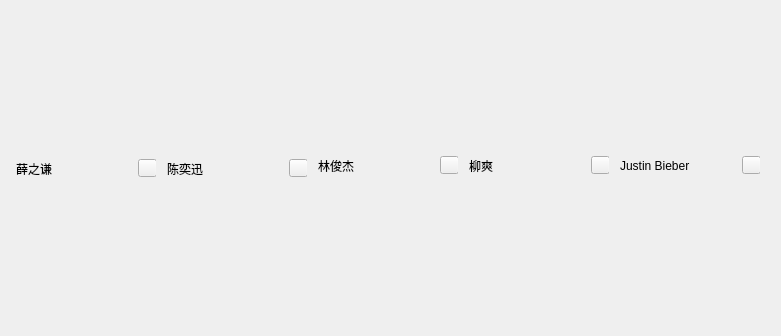
     <widget class="QWidget" name="gridLayoutWidget_2">
      <property name="geometry">
       <rect>
        <x>0</x>
        <y>160</y>
        <width>781</width>
        <height>316</height>
       </rect>
      </property>
      <layout class="QGridLayout" name="gridLayout_2">
       <property name="verticalSpacing">
        <number>2</number>
       </property>
       <item row="1" column="3">
        <widget class="QWidget" name="widgetSingerS4" native="true">
         <property name="minimumSize">
          <size>
           <width>0</width>
           <height>30</height>
          </size>
         </property>
         <property name="maximumSize">
          <size>
           <width>16777215</width>
           <height>30</height>
          </size>
         </property>
         <widget class="QWidget" name="layoutWidget_4">
          <property name="geometry">
           <rect>
            <x>0</x>
            <y>0</y>
            <width>141</width>
            <height>25</height>
           </rect>
          </property>
          <layout class="QHBoxLayout" name="horizontalLayout_17">
           <item>
            <widget class="QLabel" name="labSinger3">
             <property name="font">
              <font>
               <family>Microsoft YaHei UI</family>
              </font>
             </property>
             <property name="text">
              <string>柳爽</string>
             </property>
            </widget>
           </item>
           <item>
            <spacer name="horizontalSpacer_11">
             <property name="orientation">
              <enum>Qt::Horizontal</enum>
             </property>
             <property name="sizeHint" stdset="0">
              <size>
               <width>68</width>
               <height>20</height>
              </size>
             </property>
            </spacer>
           </item>
           <item>
            <widget class="QPushButton" name="ptnSinger3">
             <property name="maximumSize">
              <size>
               <width>19</width>
               <height>18</height>
              </size>
             </property>
             <property name="text">
              <string/>
             </property>
            </widget>
           </item>
          </layout>
         </widget>
        </widget>
       </item>
       <item row="1" column="4">
        <widget class="QWidget" name="widgetSingerS4_2" native="true">
         <property name="minimumSize">
          <size>
           <width>0</width>
           <height>30</height>
          </size>
         </property>
         <property name="maximumSize">
          <size>
           <width>16777215</width>
           <height>30</height>
          </size>
         </property>
         <widget class="QWidget" name="layoutWidget_5">
          <property name="geometry">
           <rect>
            <x>0</x>
            <y>0</y>
            <width>141</width>
            <height>25</height>
           </rect>
          </property>
          <layout class="QHBoxLayout" name="horizontalLayout_18">
           <item>
            <widget class="QLabel" name="labSinger4">
             <property name="font">
              <font>
               <family>Microsoft YaHei UI</family>
              </font>
             </property>
             <property name="text">
              <string>Justin Bieber</string>
             </property>
            </widget>
           </item>
           <item>
            <spacer name="horizontalSpacer_12">
             <property name="orientation">
              <enum>Qt::Horizontal</enum>
             </property>
             <property name="sizeHint" stdset="0">
              <size>
               <width>68</width>
               <height>20</height>
              </size>
             </property>
            </spacer>
           </item>
           <item>
            <widget class="QPushButton" name="ptnSinger4">
             <property name="maximumSize">
              <size>
               <width>19</width>
               <height>18</height>
              </size>
             </property>
             <property name="text">
              <string/>
             </property>
            </widget>
           </item>
          </layout>
         </widget>
        </widget>
       </item>
       <item row="1" column="2">
        <widget class="QWidget" name="widgetSingerS2" native="true">
         <property name="minimumSize">
          <size>
           <width>0</width>
           <height>30</height>
          </size>
         </property>
         <property name="maximumSize">
          <size>
           <width>16777215</width>
           <height>30</height>
          </size>
         </property>
         <widget class="QWidget" name="layoutWidget_3">
          <property name="geometry">
           <rect>
            <x>0</x>
            <y>0</y>
            <width>141</width>
            <height>25</height>
           </rect>
          </property>
          <layout class="QHBoxLayout" name="horizontalLayout_16">
           <item>
            <widget class="QLabel" name="labSinger2">
             <property name="font">
              <font>
               <family>Microsoft YaHei UI</family>
              </font>
             </property>
             <property name="text">
              <string>林俊杰</string>
             </property>
            </widget>
           </item>
           <item>
            <spacer name="horizontalSpacer_10">
             <property name="orientation">
              <enum>Qt::Horizontal</enum>
             </property>
             <property name="sizeHint" stdset="0">
              <size>
               <width>68</width>
               <height>20</height>
              </size>
             </property>
            </spacer>
           </item>
           <item>
            <widget class="QPushButton" name="ptnSinger2">
             <property name="maximumSize">
              <size>
               <width>19</width>
               <height>18</height>
              </size>
             </property>
             <property name="text">
              <string/>
             </property>
            </widget>
           </item>
          </layout>
         </widget>
        </widget>
       </item>
       <item row="0" column="4">
        <widget class="QWidget" name="widgetSinger4" native="true">
         <property name="minimumSize">
          <size>
           <width>140</width>
           <height>140</height>
          </size>
         </property>
         <property name="maximumSize">
          <size>
           <width>140</width>
           <height>140</height>
          </size>
         </property>
        </widget>
       </item>
       <item row="0" column="0">
        <widget class="QWidget" name="widgetSinger0" native="true">
         <property name="minimumSize">
          <size>
           <width>140</width>
           <height>140</height>
          </size>
         </property>
         <property name="maximumSize">
          <size>
           <width>140</width>
           <height>140</height>
          </size>
         </property>
        </widget>
       </item>
       <item row="0" column="1">
        <widget class="QWidget" name="widgetSinger1" native="true">
         <property name="minimumSize">
          <size>
           <width>140</width>
           <height>140</height>
          </size>
         </property>
         <property name="maximumSize">
          <size>
           <width>140</width>
           <height>140</height>
          </size>
         </property>
        </widget>
       </item>
       <item row="0" column="2">
        <widget class="QWidget" name="widgetSinger2" native="true">
         <property name="minimumSize">
          <size>
           <width>140</width>
           <height>140</height>
          </size>
         </property>
         <property name="maximumSize">
          <size>
           <width>140</width>
           <height>140</height>
          </size>
         </property>
        </widget>
       </item>
       <item row="0" column="3">
        <widget class="QWidget" name="widgetSinger3" native="true">
         <property name="minimumSize">
          <size>
           <width>140</width>
           <height>140</height>
          </size>
         </property>
         <property name="maximumSize">
          <size>
           <width>140</width>
           <height>140</height>
          </size>
         </property>
        </widget>
       </item>
       <item row="1" column="1">
        <widget class="QWidget" name="widgetSingerS1" native="true">
         <property name="minimumSize">
          <size>
           <width>0</width>
           <height>30</height>
          </size>
         </property>
         <property name="maximumSize">
          <size>
           <width>16777215</width>
           <height>30</height>
          </size>
         </property>
         <widget class="QWidget" name="layoutWidget_2">
          <property name="geometry">
           <rect>
            <x>0</x>
            <y>0</y>
            <width>141</width>
            <height>31</height>
           </rect>
          </property>
          <layout class="QHBoxLayout" name="horizontalLayout_15">
           <item>
            <widget class="QLabel" name="labSinger1">
             <property name="font">
              <font>
               <family>Microsoft YaHei UI</family>
              </font>
             </property>
             <property name="text">
              <string>陈奕迅</string>
             </property>
            </widget>
           </item>
           <item>
            <spacer name="horizontalSpacer_9">
             <property name="orientation">
              <enum>Qt::Horizontal</enum>
             </property>
             <property name="sizeHint" stdset="0">
              <size>
               <width>68</width>
               <height>20</height>
              </size>
             </property>
            </spacer>
           </item>
           <item>
            <widget class="QPushButton" name="ptnSinger1">
             <property name="maximumSize">
              <size>
               <width>19</width>
               <height>18</height>
              </size>
             </property>
             <property name="text">
              <string/>
             </property>
            </widget>
           </item>
          </layout>
         </widget>
        </widget>
       </item>
       <item row="1" column="0">
        <widget class="QWidget" name="widgetSingerS0" native="true">
         <property name="minimumSize">
          <size>
           <width>0</width>
           <height>30</height>
          </size>
         </property>
         <property name="maximumSize">
          <size>
           <width>16777215</width>
           <height>30</height>
          </size>
         </property>
         <widget class="QWidget" name="layoutWidget">
          <property name="geometry">
           <rect>
            <x>0</x>
            <y>0</y>
            <width>141</width>
            <height>31</height>
           </rect>
          </property>
          <layout class="QHBoxLayout" name="horizontalLayout_14">
           <item>
            <widget class="QLabel" name="labSinger0">
             <property name="font">
              <font>
               <family>Microsoft YaHei UI</family>
              </font>
             </property>
             <property name="text">
              <string>薛之谦</string>
             </property>
            </widget>
           </item>
           <item>
            <spacer name="horizontalSpacer_8">
             <property name="orientation">
              <enum>Qt::Horizontal</enum>
             </property>
             <property name="sizeHint" stdset="0">
              <size>
               <width>68</width>
               <height>20</height>
              </size>
             </property>
            </spacer>
           </item>
           <item>
            <widget class="QPushButton" name="ptnSinger0">
             <property name="maximumSize">
              <size>
               <width>19</width>
               <height>18</height>
              </size>
             </property>
             <property name="text">
              <string/>
             </property>
            </widget>
           </item>
          </layout>
         </widget>
        </widget>
       </item>
       <item row="2" column="0">
        <widget class="QWidget" name="widgetSinger5" native="true">
         <property name="minimumSize">
          <size>
           <width>140</width>
           <height>140</height>
          </size>
         </property>
         <property name="maximumSize">
          <size>
           <width>140</width>
           <height>140</height>
          </size>
         </property>
        </widget>
       </item>
       <item row="2" column="1">
        <widget class="QWidget" name="widgetSinger6" native="true">
         <property name="minimumSize">
          <size>
           <width>140</width>
           <height>140</height>
          </size>
         </property>
         <property name="maximumSize">
          <size>
           <width>140</width>
           <height>140</height>
          </size>
         </property>
        </widget>
       </item>
       <item row="2" column="2">
        <widget class="QWidget" name="widgetSinger7" native="true">
         <property name="minimumSize">
          <size>
           <width>140</width>
           <height>140</height>
          </size>
         </property>
         <property name="maximumSize">
          <size>
           <width>140</width>
           <height>140</height>
          </size>
         </property>
        </widget>
       </item>
       <item row="2" column="3">
        <widget class="QWidget" name="widgetSinger8" native="true">
         <property name="minimumSize">
          <size>
           <width>140</width>
           <height>140</height>
          </size>
         </property>
         <property name="maximumSize">
          <size>
           <width>140</width>
           <height>140</height>
          </size>
         </property>
        </widget>
       </item>
       <item row="2" column="4">
        <widget class="QWidget" name="widgetSinger9" native="true">
         <property name="minimumSize">
          <size>
           <width>140</width>
           <height>140</height>
          </size>
         </property>
         <property name="maximumSize">
          <size>
           <width>140</width>
           <height>140</height>
          </size>
         </property>
        </widget>
       </item>
      </layout>
     </widget>
